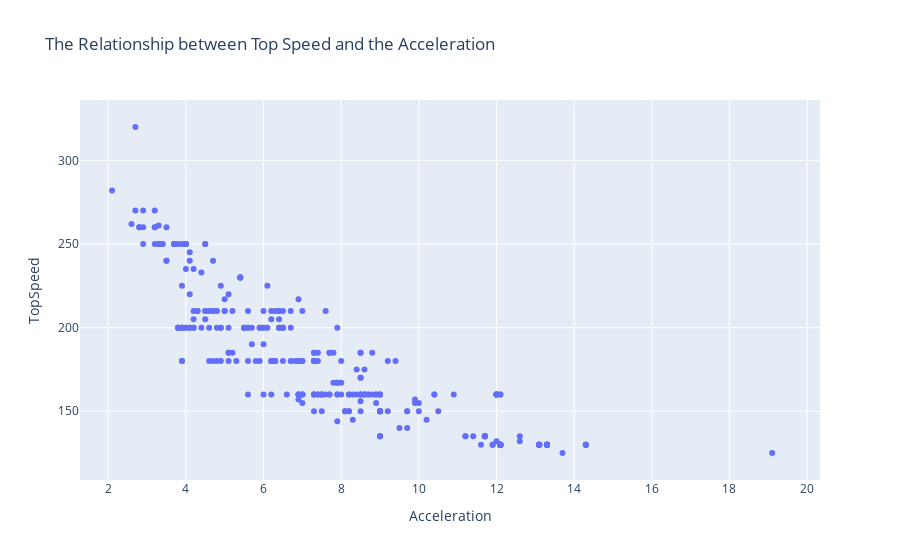

The notebook cell this image was saved under:
### Code cell
px.scatter(EV_df,x='Acceleration',y='TopSpeed',title='The Relationship between Top Speed and the Acceleration')

### Figure 1 — Plotly figure (JSON) as saved in the notebook; plotly's stock layout.template omitted (floating-point values rounded to 4 significant figures; data arrays with more than 128 entries replaced by an {"elided": "..."} marker saying what was removed)
{"data": [{"hovertemplate": "Acceleration=%{x}<br>TopSpeed=%{y}<extra></extra>", "legendgroup": "", "marker": {"color": "#636efa", "symbol": "circle"}, "mode": "markers", "name": "", "orientation": "v", "showlegend": false, "type": "scatter", "x": {"elided": "309 float values"}, "xaxis": "x", "y": {"elided": "309 int values"}, "yaxis": "y"}], "layout": {"autosize": true, "dragmode": "pan", "legend": {"tracegroupgap": 0}, "title": {"text": "The Relationship between Top Speed and the Acceleration"}, "xaxis": {"anchor": "y", "autorange": false, "domain": [0, 1], "range": [1.274, 20.33], "title": {"text": "Acceleration"}, "type": "linear"}, "yaxis": {"anchor": "x", "autorange": false, "domain": [0, 1], "range": [108.9, 336.1], "title": {"text": "TopSpeed"}, "type": "linear"}}}
